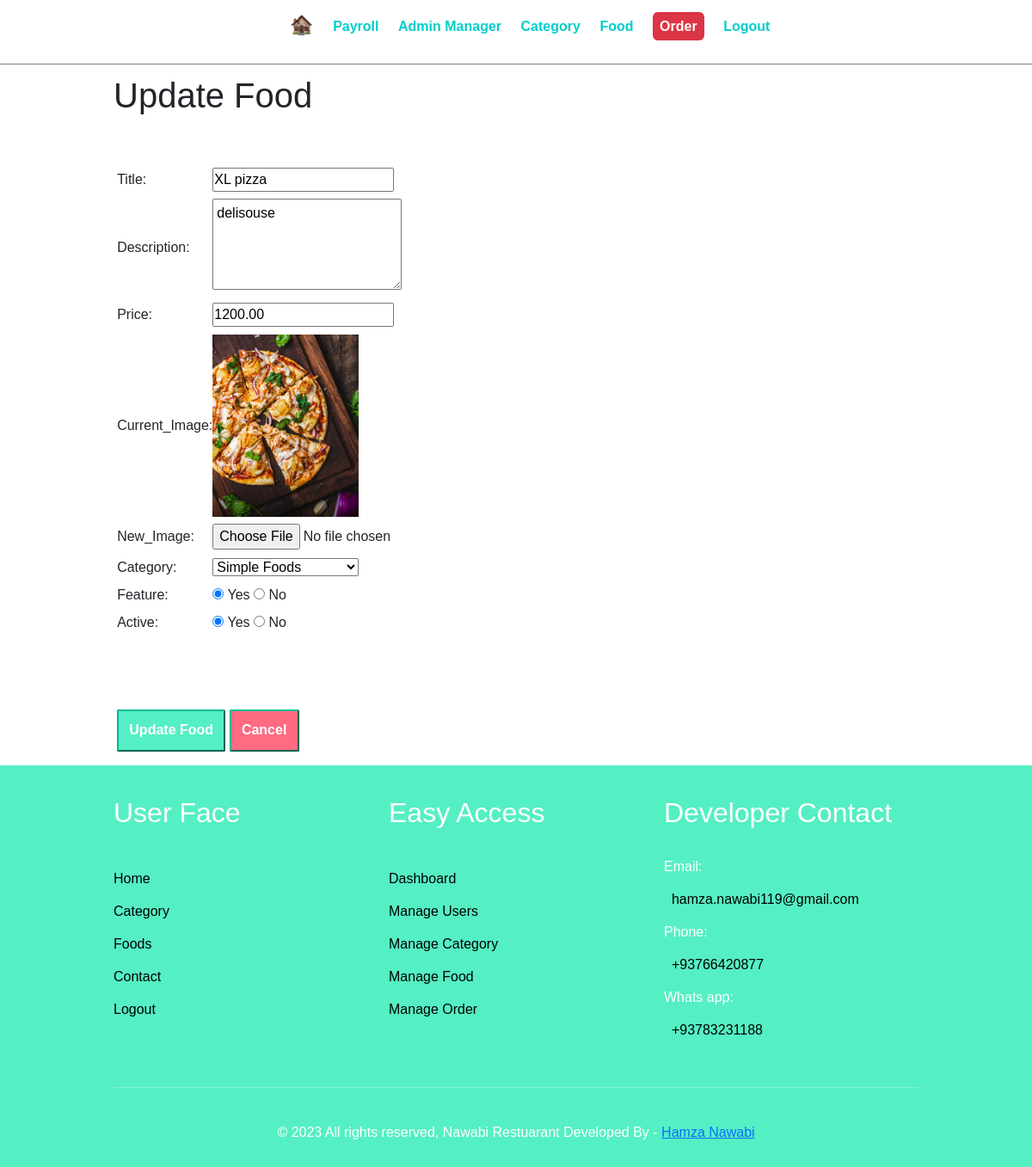
Page /admin/update-food.php?id=28 (signed in) on the earlier database version.
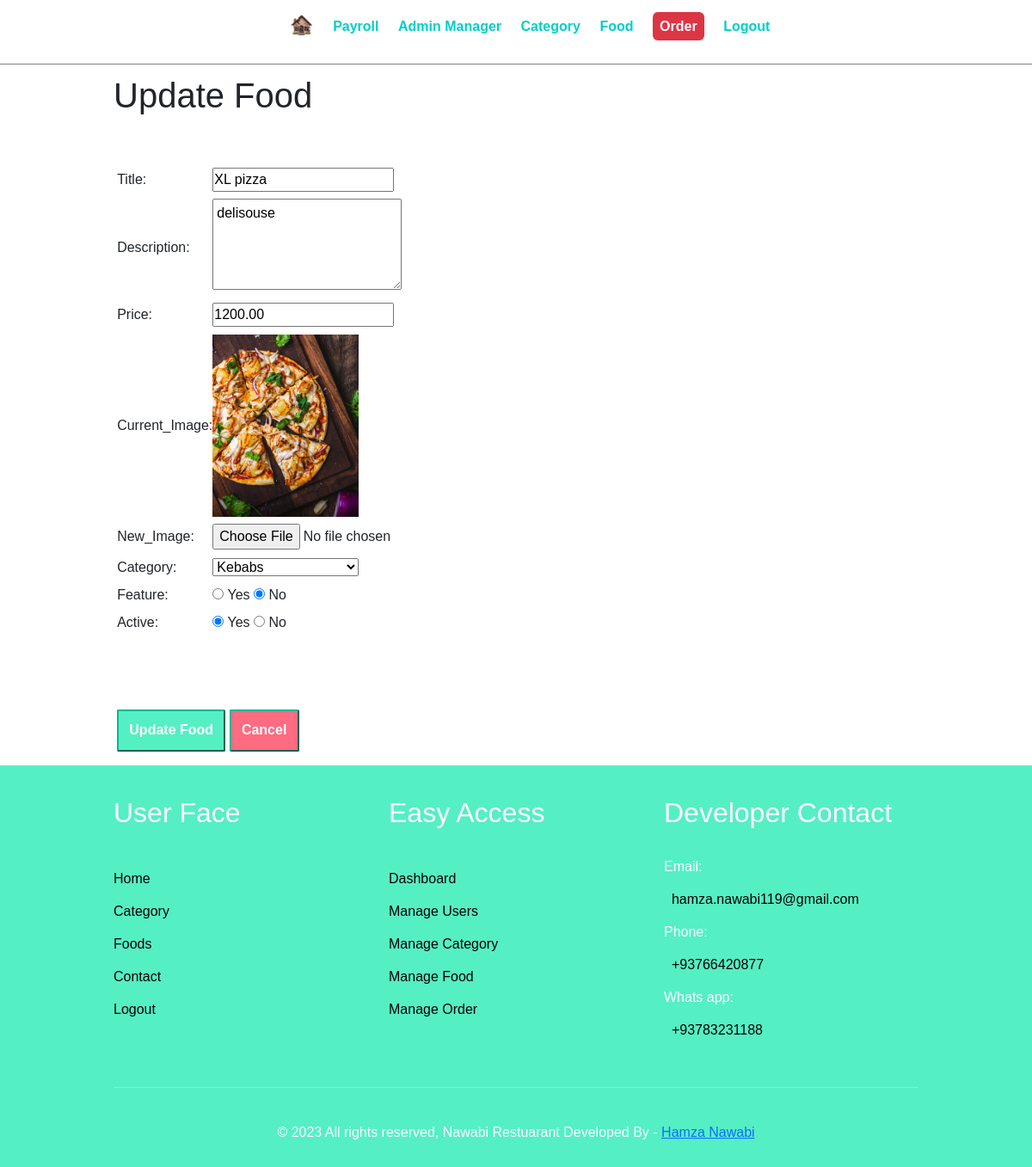
Same page on the later database version.
### tables this page shows
CREATE TABLE `tbl_food` (
  `id` int(10) UNSIGNED NOT NULL,
  `title` varchar(150) NOT NULL,
  `description` text NOT NULL,
  `price` decimal(10,2) NOT NULL,
  `image_name` varchar(255) NOT NULL,
  `category_id` int(10) UNSIGNED NOT NULL,
  `featured` varchar(10) NOT NULL,
  `active` varchar(10) NOT NULL
);

### admin/update-food.php (the view, shortened to what this page needs)
<?php include "./partials/menu.php"; ?>
<div class="min-content">
    <div class="wrapper">
        <h1>Update Food</h1><br><br>
            <?php
                $id = $_GET['id'];
                if($id AND $id != ""){
                    $query = "SELECT * From tbl_food WHERE id=$id";
                    $result = mysqli_query($connect,$query);
                    $row = mysqli_fetch_assoc($result);
                }
                else{
                    $_SESSION['upadate-food'] = "<div class='alert-danger' style='padding:1%;margin:1% 0;'>Please add food !</div>";
                    header("Location: manage-food.php");
                    die();
                }
            ?>
            <form action="" method="POST" enctype="multipart/form-data">
                <table class="tbl-30">
                    <tr>
                        <td>Title:</td>
                        <td><input type="text" value="<?php print_r($row['title']); ?>" name="title" placeholder="Food name" required></td>
                    </tr>
                    <tr>
                        <td>Description:</td>
                        <td><textarea type="text" name="description" rows="4" cols="21" placeholder="write more about food ... " style="padding:4px;" required><?php print_r($row['description']); ?></textarea></td>
                    </tr>
                    <tr>
                        <td>Price:</td>
                        <td><input type="text" value="<?php print_r($row['price']); ?>" name="price" placeholder="price" required></td>
                    </tr>
                    <tr>
                        <td>Current_Image:</td>
                        <td><img src="../images/foods/<?php print_r($row['image_name']); ?>" style="width:170px;" alt=""></td>
                    </tr>
                    <tr>
                        <td>New_Image:</td>
                        <td><input type="file" name="image" placeholder="Food name"  ></td>
                    </tr>
                    <tr>
                        <td>Category:</td>
                        <td>
                            <select name="category" id="" style="width:170px;">
                               <?php
                                    $query = "SELECT id,title FROM tbl_category";
                                    $result2 = mysqli_query($connect,$query);
                                    while($rows = mysqli_fetch_assoc($result2)){
                                        $id = $rows['id'];
                                        $title = $rows['title'];
                                ?>
                                    <option value="<?php echo $id; ?>"><?php echo $title; ?></option>
                               <?php
                                    }
                                ?>
                            </select>
                        </td>
                    </tr>
                    <tr >
                        <td>Feature:</td>
                        <td>
                            <input type="radio" name="feature" value="Yes" <?php if($row['featured']=="Yes"){ echo "checked"; } ?> > Yes
                            <input type="radio" name="feature" value="No" <?php if($row['featured']=="No"){ echo "checked"; } ?> > No
                        </td>
                    </tr>
                    <tr >
                        <td>Active:</td>
                        <td>
                            <input type="radio" name="active" value="Yes" <?php if($row['active']=="Yes"){ echo "checked"; } ?>> Yes
                            <input type="radio" name="active" value="No" <?php if($row['active']=="No"){ echo "checked"; } ?>> No
                        </td>
                    </tr>
                    <tr >
                        <td>
                            <br><br><br>
                        </td>
                    </tr>
                    <tr >
                        <td colspan="2">
                            <input type="submit" name="submit" value="Update Food" class="btn-primary" style="padding:2.6% 3%;">
                            <a href="manage-food.php"><input type="button" name="cancel" value="Cancel" class="btn-danger" style="padding:2.6% 3%;"></a>
                        </td>
                    </tr>
                </table>
            </form>
    </div>
</div>
<?php include "./partials/footer.php"; ?>

### admin/partials/menu.php (shortened to what this page needs)
<?php
    include "connection.php";
?>
<!DOCTYPE html>
<html lang="en">
<head>
    <link href="https://cdn.jsdelivr.net/npm/bootstrap@5.3.2/dist/css/bootstrap.min.css" rel="stylesheet">
    <link rel="stylesheet" href="https://cdn.jsdelivr.net/npm/bootstrap-icons@1.3.0/font/bootstrap-icons.css">
    <link rel="stylesheet" href="../css/admin.css">
</head>
<body onload="table();">
    <div class="menu text-center">
        <div class="wrapper">
            <?php
                $query = "SELECT status FROM tbl_order;";
                $result = mysqli_query($connect,$query);
            ?>
            <ul>
                <li><a href="../index.php" style="font-size:1.4rem;">🏚️</a></li>
                <li><a href="index.php">Payroll</a></li>
                <li><a href="manage-admin.php">Admin Manager</a></li>
                <li><a href="manage-category.php">Category</a></li>
                <li><a href="manage-food.php">Food</a></li>
                <li ><a href="manage-order.php" id="order"  style="border-raduis:14px;" class="<?php
                    while($rows = mysqli_fetch_assoc($result)):
                        if($rows['status']=="Ordered"){
                            echo "bg-danger p-2 rounded text-white";
                            break;
                        }
                    endwhile;
                ?>">Order</a></li>
                <li><a href="logout.php">Logout</a></li>
            </ul>
        </div>
    </div>

### admin/partials/footer.php
    <div class="footer">
        <div class="wrapper">
            <br>
            <div class="row" style="display: flex;justify-content:space-around;">
                <div class="col-12 col-md-6 col-lg-4">
                    <h2>User Face</h2><br>
                    <a href="http://localhost/food_order/">Home</a>
                    <a href="http://localhost/food_order/categories.html">Category</a>
                    <a href="http://localhost/food_order/foods.html">Foods</a>
                    <a href="">Contact</a>
                    <a href="logout.php">Logout</a>
                </div>
                <div class="col-12 col-md-6 col-lg-4">
                    <h2>Easy Access</h2><br>
                    <a href="http://localhost/food_order/admin/index.php">Dashboard</a>
                    <a href="http://localhost/food_order/admin/manage-admin.php">Manage Users</a>
                    <a href="http://localhost/food_order/admin/manage-category.php">Manage Category</a>
                    <a href="http://localhost/food_order/admin/manage-food.php">Manage Food</a>
                    <a href="http://localhost/food_order/admin/manage-order.php">Manage Order</a>
                </div>
                <div class="col-12 col-md-12 col-lg-4">
                    <h2>Developer Contact</h2><br>
                    Email: <a href="">&nbsp; hamza.nawabi119@gmail.com</a>
                    Phone: <a href="">&nbsp; +93766420877</a>
                    Whats app: <a href="">&nbsp; +93783231188</a>
                </div>
            </div>
            <br><hr color="white"><br>
            <p class="text-center">&copy; <?php echo date('Y');?> All rights reserved, Nawabi Restuarant Developed By - <a href="">Hamza Nawabi</a></p>
        </div>
    </div>
</body>
</html>

### css/admin.css (style rules this page uses)
* { margin: 0px; padding: 0px; font-family: Arial, Helvetica, sans-serif; }
:root { --primary-color:#55efc4; --secondary-color:#00b894 ; --primary-danger-color:#ff6b81; --secondary-danger-color:#ff4757; }
.wrapper { padding:1%; width: 80%; margin: 0 auto; }
.text-center { text-align: center; }
.menu { border-bottom: 1px solid gray; }
.menu ul { list-style-type: none; }
.menu ul li { display:inline; padding: 1%; }
.menu ul li a { text-decoration: none; font-weight: bold; color:#00cec9; }
.tbl-30 { width: 30%; }
table tr td { padding:1%; }
.btn-primary, .btn-secondary, .btn-danger { background-color:var(--primary-color) ; padding: 1%; text-decoration: none; color: white; border-color: var(--secondary-color); border-radius: 2px; font-weight: bold; }
.btn-danger { background-color:var(--primary-danger-color); }
.footer { background-color: #55efc4; color:white; }
.footer .row a { text-decoration: none; display: block; margin: 14px 0px; color: black; transition: .3s; }

Differences in the rows shown:
changed tbl_food: featured "☑" → "☐"; featured "☐" → "☑"
Other differences:
form field category: "Simple Foods" → "Kebabs"
